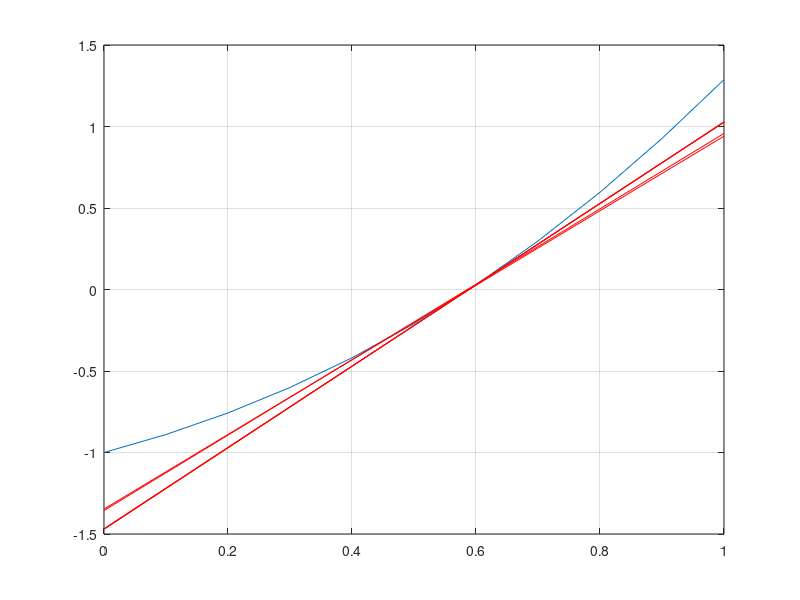

The MATLAB source for this figure:
function falsa_posicao #deve ter o mesmo nome do arquivo.m
	clear
	clc

	a = 0;
	b = 1;
	erro = 10 ^ (-8);
	ciclos = 0;
    fa = f(a);
    fb = f(b);

	x = [a:0.1:b]; % gera vetor de pontos que particionam o intervalo [a,b] em um passo de 0.1
	y = f(x); % gera vetor y, com os resultados da função no ponto correspondente de x
	plot(x,y) %plota o grafico com os eixos passados
	grid %habilita linhas de grid
	hold on %plota gráfico na mesma janela gráfica
		
	if fa * fb > 0
		disp("Intervalo inválido para o método")
	else
		do
			xm = (a * fb - b * fa) / (fb - fa);
			ciclos++;

			if (fa * f(xm) < 0) %caso a fique fixo, f(a) deve ser reduzida
        pa = fb / (fb + f(xm));
        fa = fa * pa;
				b = xm;
        fb = f(xm);
			else % caso b fique fixo, f(b) deve ser reduzida
        pb = fa / (fa + f(xm));
        fb = fb * pb; 
				a = xm;
        fa = f(xm);
			endif
      a
      b
			valor = f(xm)
      r = fa + (fb - fa)/(b - a) * (x - a); #reta com os dois pontos
			plot(x, r, 'r') #plota reta ao invés de ponto
			hold on
			pause
		until (abs(f(xm)) < erro)
	endif

	xm
	f(xm)
	ciclos
endfunction;

function y = f(x)
	y = exp(x) .* sin(x) - 1; %. antes do operador informa que esse operador pode ser usado em vetores
endfunction
